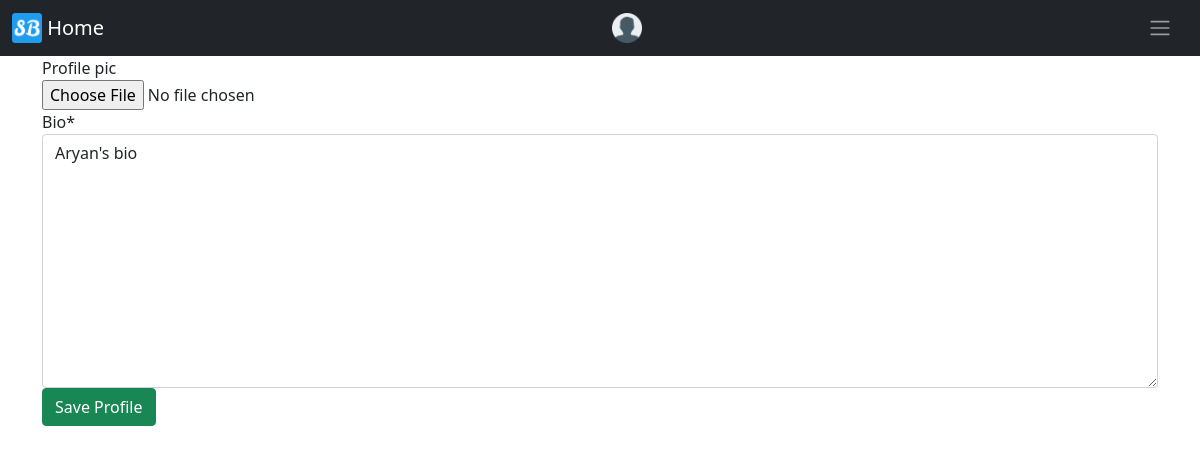
Page /createUser/3/update/ (signed in) on the earlier database version.
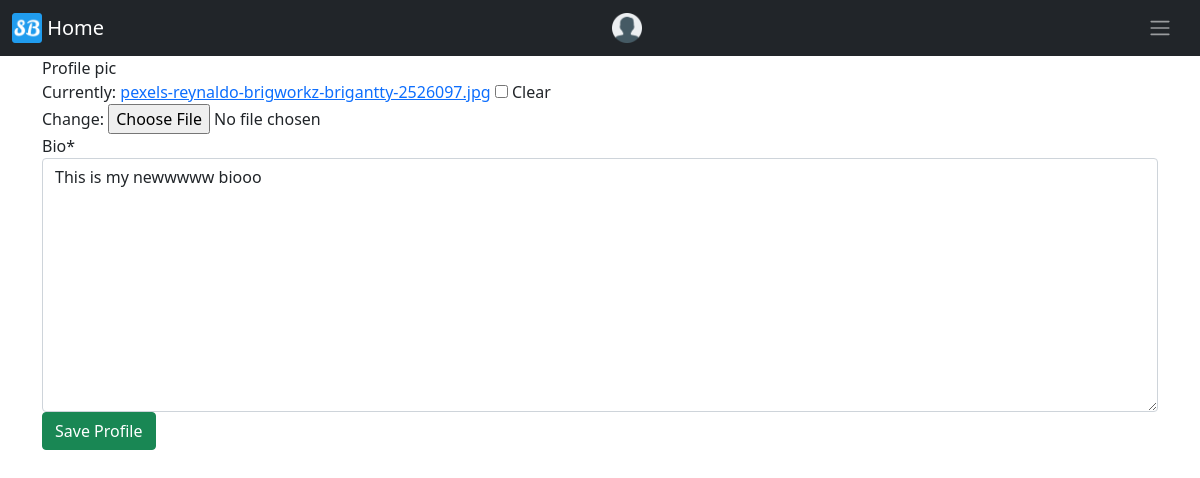
Same page on the later database version.
### registration/models.py (models this page shows)
class UserProfile(models.Model):
    user = models.OneToOneField(User, on_delete=CASCADE, blank=False)
    bio = models.TextField()
    profile_pic = models.ImageField(null=True, blank=True)
    friends_list = models.ManyToManyField(
        User, related_name='friends_list', blank=True)

### registration/views.py (the view)
# urls.py: path('<pk>/update/', UserProfileUpdateView.as_view()),
class UserProfileUpdateView(UpdateView):
    model = UserProfile
    fields = ['profile_pic', 'bio']
    success_url = "/createUser/viewProfile"

### SportsBuddyApp/templates/registration/userprofile_form.html (shortened to what this page needs)
{% extends "base.html" %}
{% load crispy_forms_tags %}
{% block content %}
    <form method="POST" class="form-group"  enctype="multipart/form-data">
	{{ form|crispy }}
	<button type="submit" class="btn btn-success">Save Profile</button>
    </form>
{% endblock %}

Differences in the rows shown:
changed UserProfile: bio "Aryan's bio" → "This is my newwwww biooo"
Other differences:
form field form: (not shown) → "☐"
text no longer shown: "Profile pic Bio *"
text now shown: "Profile pic Currently: pexels-reynaldo-brigworkz-brigantty-2526097.jpg Clear Change: Bio *"
